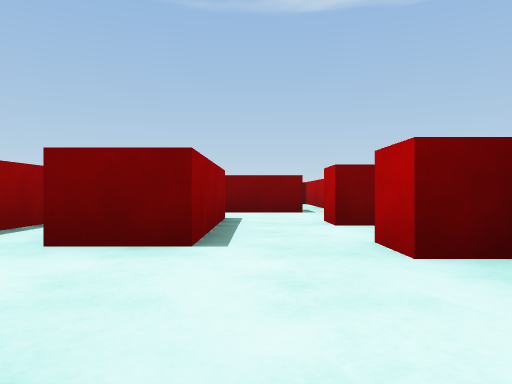
view 1 (above)

21 first-person views from a walk through a 3-D level made in the Unity game engine. The camera is 0.55 m above the floor, looks level and sees 70° across. The floor is counted in squares, 2 m on a side. Each view is taken from the middle of a square. On the plan, view 1 faces up. The plan holds only what a view shows up to about 9 squares ahead; the rest is blank. The player is left out. Some animated figures are left out.

view 2
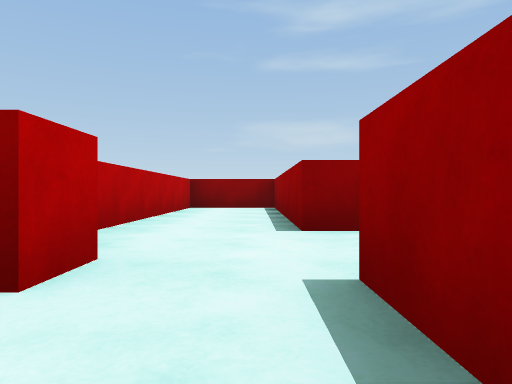

view 3
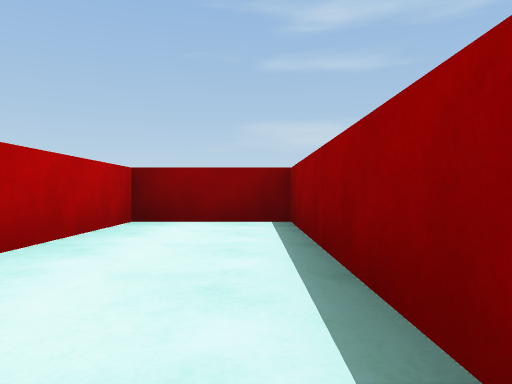

view 4
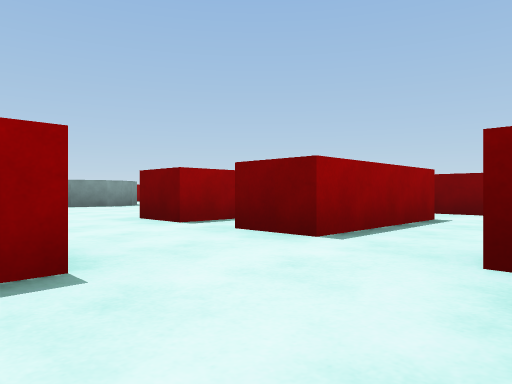

view 5
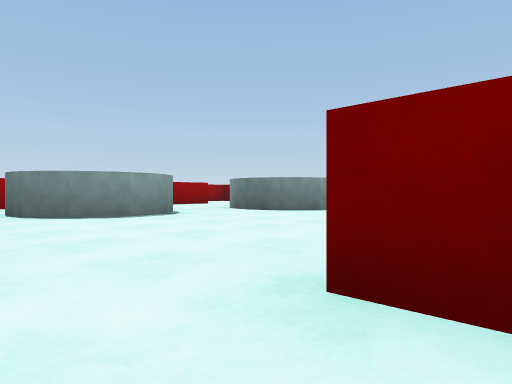

view 6
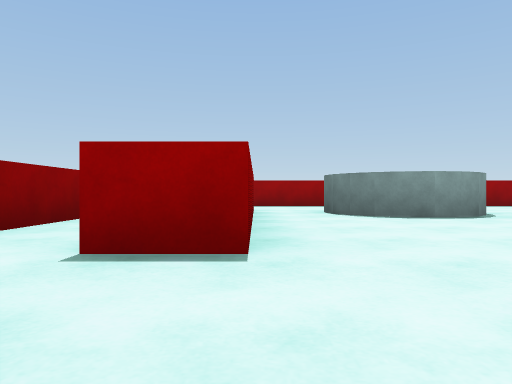

view 7
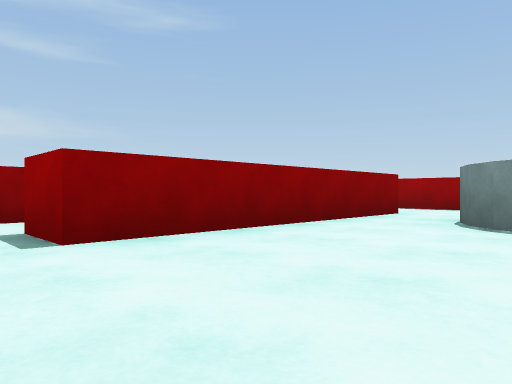

view 8
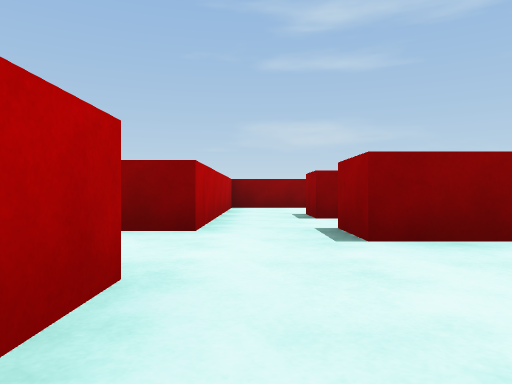

view 9
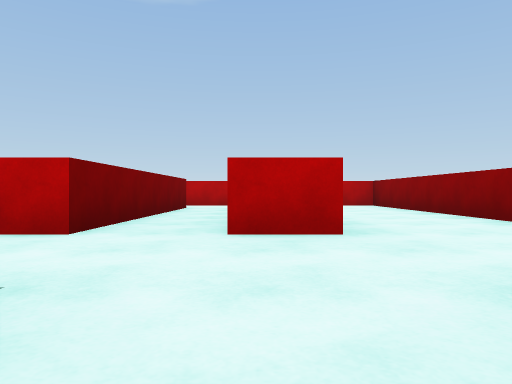

view 10
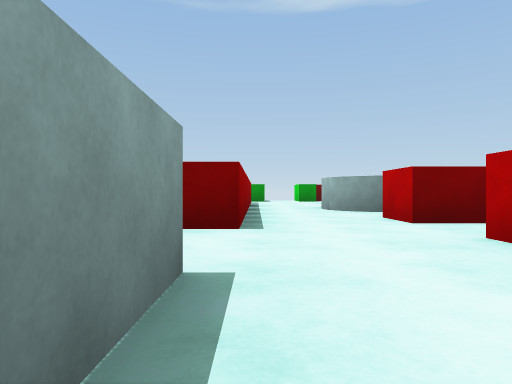

view 11
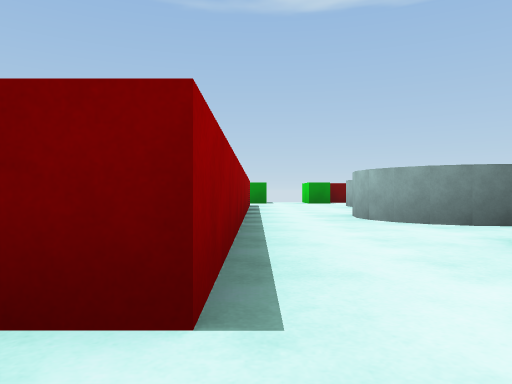

view 12
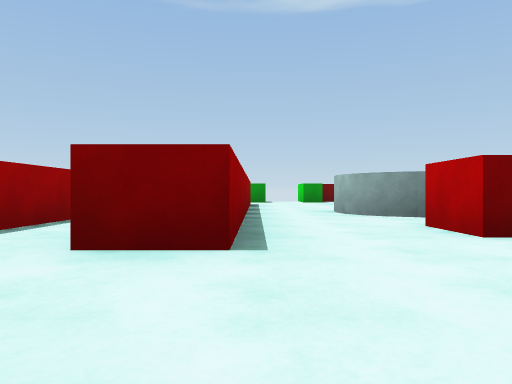

view 13
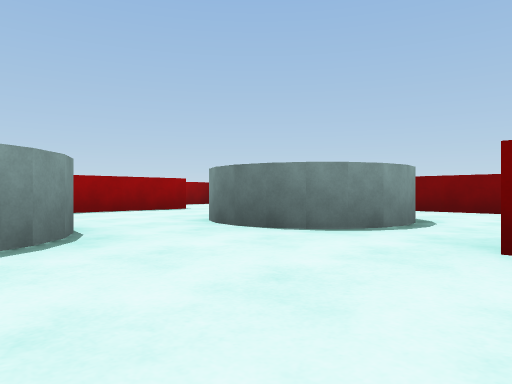

view 14
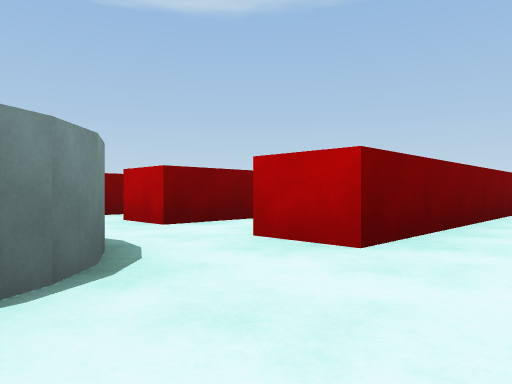

view 15
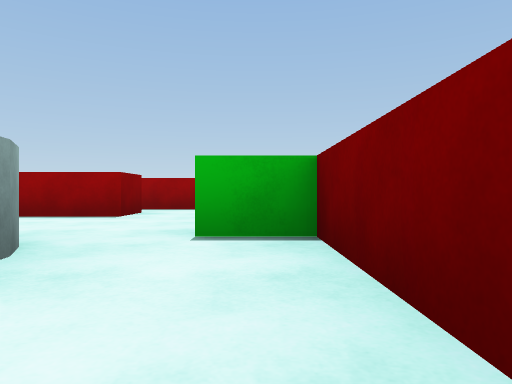

view 16
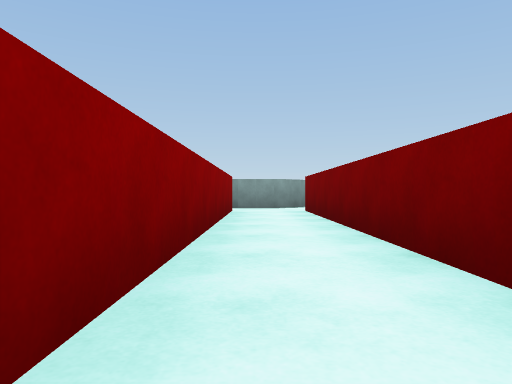

view 17
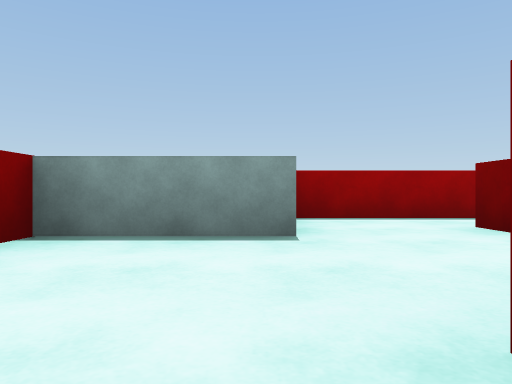

view 18
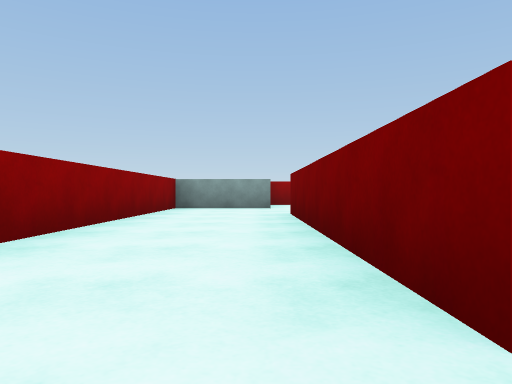

view 19
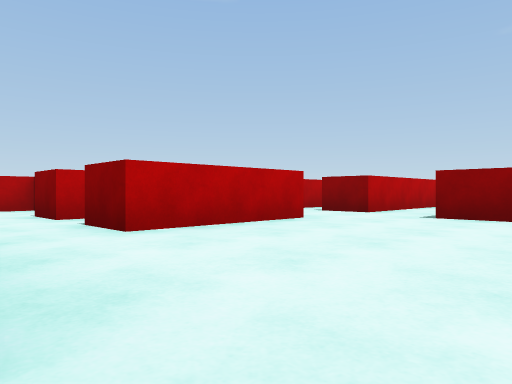

view 20
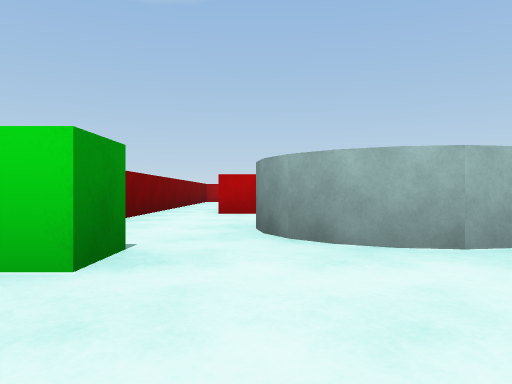

view 21
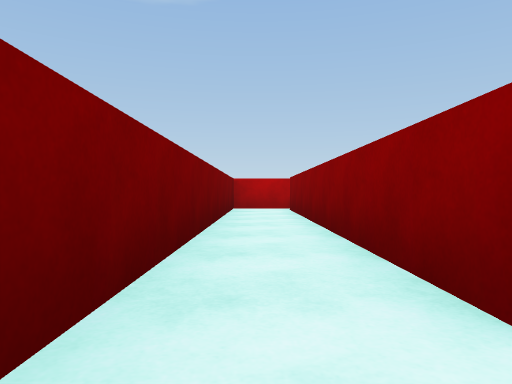

### Floor plan
Points are (right, up) in squares from view 1. A wall is a line through its corners. A room is listed if a view was taken in it or the views show most of it. See-through windows are left out.
Room 1 (views 1, 2, 3, 4)
walls: (-0.8, 0.4) (-0.3, 0.4) (-0.3, -3.4) (1.1, -3.4) (1.1, 0.4); (-0.3, 3.8) (-0.3, 1.9); (-1.8, 3.2) (-1.8, 1.9); (0.6, 4.9) (-0.4, 4.9)
ways out: opening at (-1.5, 1) to room 2; opening at (-1.5, 4) to room 3; opening at (1, 5) to room 8
objects: red block (1, 2) to (2, 2); red block (1, 3) to (2, 3)
Room 2 (views 5, 6)
walls: (-5.9, -0.8) (-3.6, -0.8); (-3.6, 1) (-3.6, 0.2) (-7.6, 0.2) (-7.6, 1); (-2.6, -0.6) (-2.6, 0.4) (-1.8, 0.4); (-7.4, 2) (-7.9, 2.5); (-1.8, 1.9) (-2.6, 1.9); (-1.1, -0.8) (-1.1, 0); (-0.3, 1.9) (-1.1, 1.9); (-9.2, 3.1) (-9.2, -0.3)
ways out: opening at (-1.5, 1) to room 1; opening at (-3, 1) to room 3; opening at (-8, -1) to room 5; opening at (-3, -1) to room 5; gap at (-8, 3) to room 6
Room 3 (views 7, 8, 13)
walls: (-2.6, 1.9) (-2.6, 3.8) (-1.8, 3.8); (-6, 3.4) (-5.9, 2.8); (-6, 2.4) (-6.4, 2.1); (-1.1, 3.8) (-0.3, 3.8); (-0.4, 4.9) (-4.4, 4.9); (-7.6, 1) (-3.6, 1)
ways out: opening at (-1.5, 4) to room 1; opening at (-3, 1) to room 2; opening at (-6, 4) to room 6; opening at (-5, 5) to room 8
Room 4 (views 9, 20)
walls: (-10.8, 1.8) (-10.8, -1.8); (-9.9, 6.5) (-9.2, 6.5); (-9.2, -0.3) (-9.9, -0.3); (-10.8, 8.4) (-10.8, 6.1)
ways out: opening at (-10, -1) to room 5; opening at (-9, 7.5) to room 6
objects: green block (-9, 8)
Room 5 (views 10, 11, 12, 17, 18)
walls: (-3.6, -0.8) (-3.6, -1.6) (-7.6, -1.6) (-7.6, -0.8); (-9.2, -1.8) (-9.2, -3.4) (-2.6, -3.4) (-2.6, -0.6)
ways out: opening at (-8, -1) to room 2; opening at (-3, -1) to room 2; opening at (-10, -1) to room 4
Room 6 (view 14)
walls: (-7.2, 6.2) (-7.1, 6.6) (-6.8, 6.9); (-5.5, 8.4) (-7.2, 8.4); (-9.2, 6.5) (-9.2, 3.1); (-6.4, 3.8) (-6, 3.4)
ways out: gap at (-8, 3) to room 2; opening at (-6, 4) to room 3; opening at (-9, 7.5) to room 4; opening at (-6.5, 7.5) to room 8
objects: green block (-8, 8) to (-8, 9)
Room 7 (views 15, 21)
walls: (-4.4, 7.5) (0.6, 7.5); (1.1, 7.4) (1.1, 8.4) (-5.5, 8.4)
ways out: opening at (-5, 7) to room 8; opening at (1, 7) to room 8
Room 8 (views 16, 19)
walls: (0, 6.7) (-4.4, 6.7) (-4.4, 7.5); (-4.4, 4.9) (-4.4, 5.7) (0.5, 5.7); (1.1, 6.2) (1.1, 7.4); (-5.3, 5.8) (-5.4, 5.4) (-5.7, 5.1); (-5.5, 6.7) (-5.3, 6.3)
ways out: opening at (1, 5) to room 1; opening at (-5, 5) to room 3; opening at (-6.5, 7.5) to room 6; opening at (-5, 7) to room 7; opening at (1, 7) to room 7

Where each view was taken, in squares from view 1:
view 1: 0 up, 0 right, facing up
view 2: 3 up, 0 right, facing down
view 3: 0 up, 0 right, facing down
view 4: 0 up, 1 right, facing up-left
view 5: 1 up, 2 left, facing up-left
view 6: 1 up, 2 left, facing left
view 7: 3 up, 3 left, facing down-left
view 8: 3 up, 3 left, facing down
view 9: 1 down, 10 left, facing right
view 10: 3 down, 9 left, facing up
view 11: 1 down, 9 left, facing up
view 12: 2 down, 9 left, facing up
view 13: 3 up, 4 left, facing up-left
view 14: 4 up, 6 left, facing up-right
view 15: 8 up, 5 left, facing left
view 16: 6 up, 1 right, facing left
view 17: 2 down, 7 left, facing left
view 18: 2 down, 3 left, facing left
view 19: 5 up, 5 left, facing down-right
view 20: 7 up, 9 left, facing right
view 21: 8 up, 5 left, facing right
